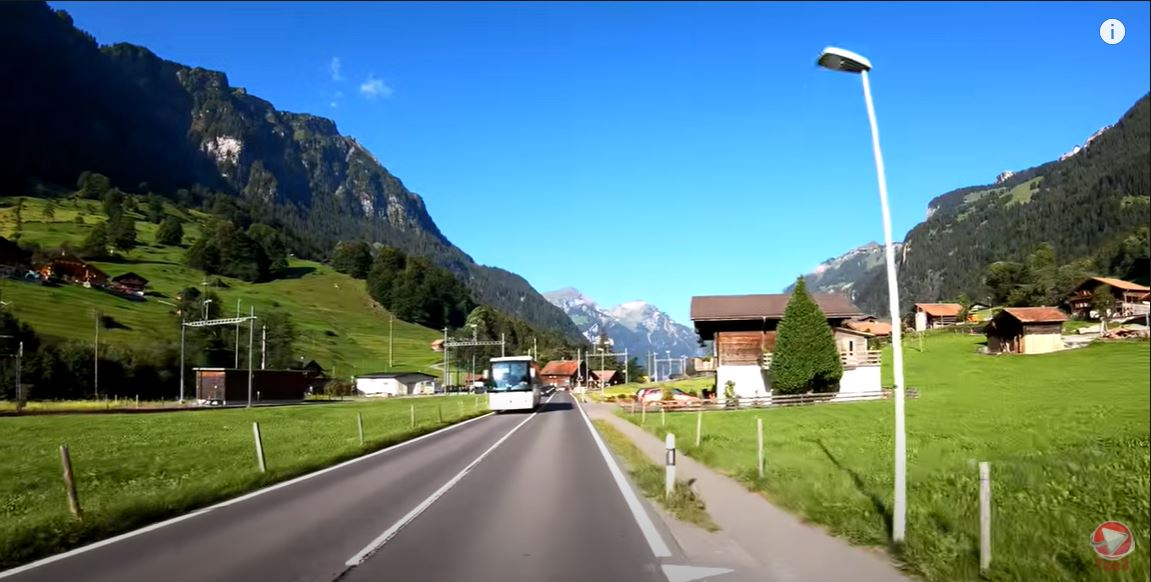
#> input picture Prueba1.JPG, 1151 x 582 px
$ python -i procesa_video.py   (imports and definitions only)   (older library calls are emulated)
#> lines starting #> are read from the running program, lines starting #| are printed output that depends on the picture; after the words box and inside, x2 and y2 are one past the last pixel; in counts of white or black regions, pixels touching at a corner belong together
#> further down, picture is the input picture: shape (582, 1151, 3); mean B, G, R 124.4, 121.9, 89.9
import cv2
import numpy as np


def determinaROI(imagen):
    imagen = imagen[int(imagen.shape[0] / 5):int(imagen.shape[0]) , ::]
    #ELEGIMOS LOS PUNTOSA ADECUADOS PARA LA PERSPECTIVA DE LA IMAGEN
    left_bottom_point = (0,int(4*imagen.shape[0]/5))
#> left_bottom_point = (0, 372)
    right_bottom_point = (imagen.shape[1],int(4*imagen.shape[0]/5))
#> right_bottom_point = (1151, 372)
    left_top_point = (0,2*int(imagen.shape[0] /5))
#> left_top_point = (0, 186)
    right_top_point = (imagen.shape[1],2*int(imagen.shape[0] /5))
#> right_top_point = (1151, 186)
    #AÑADIMOS ADEMAS EL LOS PÍXELES DEL BORDE DE LA IMAGEN
    mid_left_point = (0, 1*int(imagen.shape[0] / 5))
#> mid_left_point = (0, 93)

    points = [left_top_point,left_bottom_point, (0,imagen.shape[0]), (imagen.shape[1],imagen.shape[0]),right_bottom_point, right_top_point]

    #CREAMOS UNA MÁSCARA QUE SELECCIONE EL POLÍGONO ANTERIOR
    mascara = np.zeros((imagen.shape[0], imagen.shape[1]))

    cv2.fillConvexPoly(mascara, np.array([points]), 1)
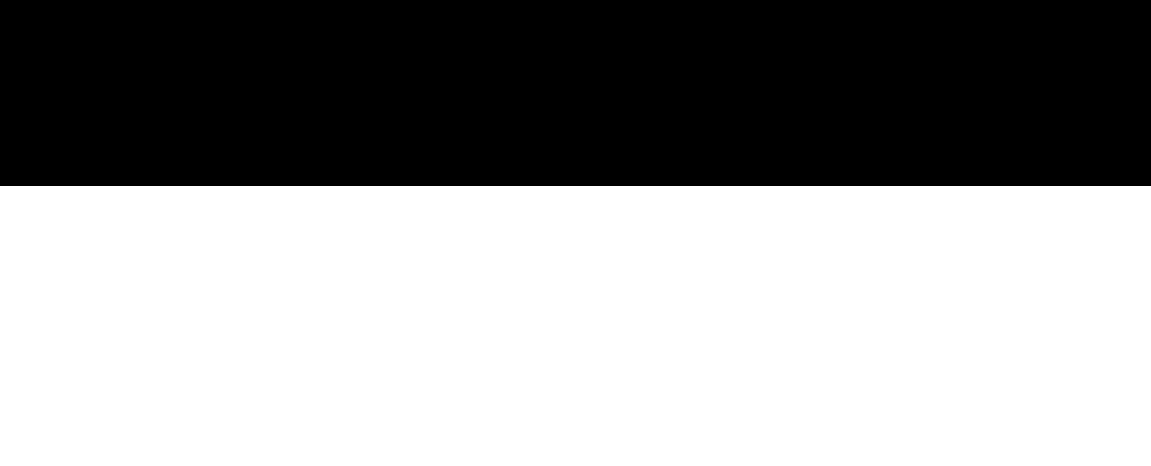
#> mascara: shape (466, 1151) float64; values 0 (black) and 1 (white), 60.1% white; 1 black region, box (x1, y1, x2, y2) and area: (0, 0, 1151, 186) 214086
    mascara = mascara.astype(np.bool)
    resultado = np.zeros_like(imagen)

    resultado[mascara] = imagen[mascara]

    return resultado


def detectaObstaculos(frame1, imagen):
    #CONVERTIMOS LA IMAGEN EN HSV PARA PODER REALIZAR UN MEJOR TRATAMIENTO
    hsv = cv2.cvtColor(frame1, cv2.COLOR_BGR2HSV)
#> hsv: shape (272, 1151, 3); mean H, S, V 36.4, 115.5, 124.2
    h,s,v = cv2.split(hsv)
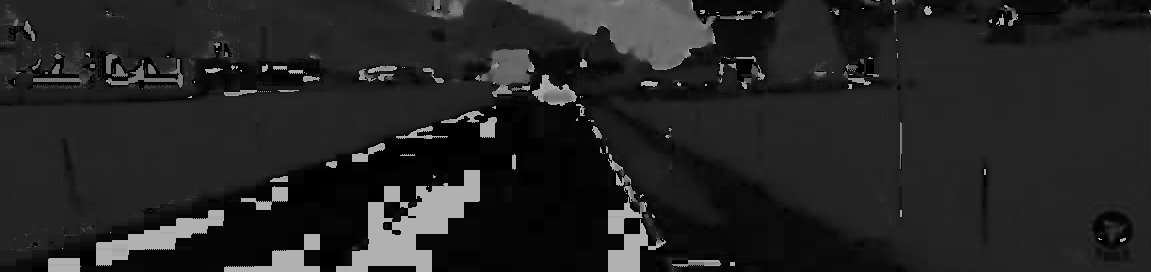
#> h: shape (272, 1151); min 0, max 179, mean 36.4
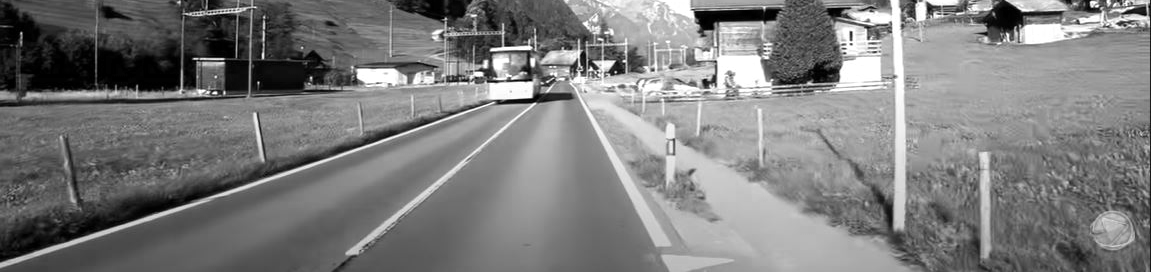
#> v: shape (272, 1151); min 0, max 255, mean 124.2
    blurry = cv2.blur(s, (5,5))
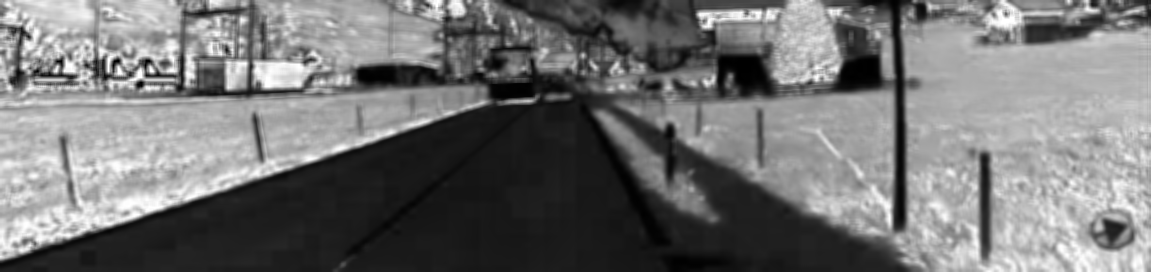
#> blurry: shape (272, 1151); min 0, max 255, mean 115.5

    #BINARIZAMOS CON UN UMBRAL DE 100 QUE ES EL QUE NOS HA DADO MEJOR RESULTADO
    _, binarizado = cv2.threshold(blurry, 100, 255, cv2.THRESH_BINARY)
#> binarizado: shape (272, 1151); 58% white; 79 black regions (50 under 20 px), largest, box (x1, y1, x2, y2) and area: (0, 0, 966, 272) 121048, (139, 0, 333, 98) 3169, (1022, 0, 1151, 44) 2271

    #DILATAMOS LA IMAGEN CON UNA ELIPSE PARA PODER RELLENAR LOS ESPACIOS NEGROS
    kernel = cv2.getStructuringElement(cv2.MORPH_ELLIPSE, (5,5))
    dilatado = cv2.dilate(binarizado, kernel, iterations = 3)
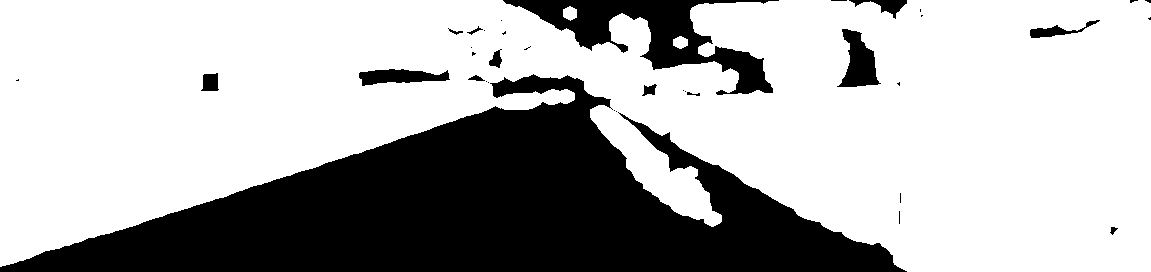
#> dilatado: shape (272, 1151); 70% white; 36 black regions (22 under 20 px), largest, box (x1, y1, x2, y2) and area: (0, 74, 907, 272) 81646, (503, 0, 779, 95) 8369, (837, 29, 881, 87) 1391
    #INVERTIMOS LA MÁSCARA
    dilatado = cv2.bitwise_not(dilatado)
#> dilatado: shape (272, 1151); 30% white; 36 white regions (22 under 20 px)

    #EXTRAEMOS LOS CONTORNOS
    contours, _ = cv2.findContours(dilatado,cv2.RETR_TREE,cv2.CHAIN_APPROX_SIMPLE)
#> contours = 38 contours, 24 with area under 20; largest, box (x1, y1, x2, y2) and area: (0, 74, 907, 272) 80450, (503, 0, 779, 95) 8172, (837, 29, 881, 87) 1300, (359, 69, 450, 86) 890, (1030, 20, 1100, 38) 328
    cv2.drawContours(imagen, contours, -1, (0,255,0), 3)
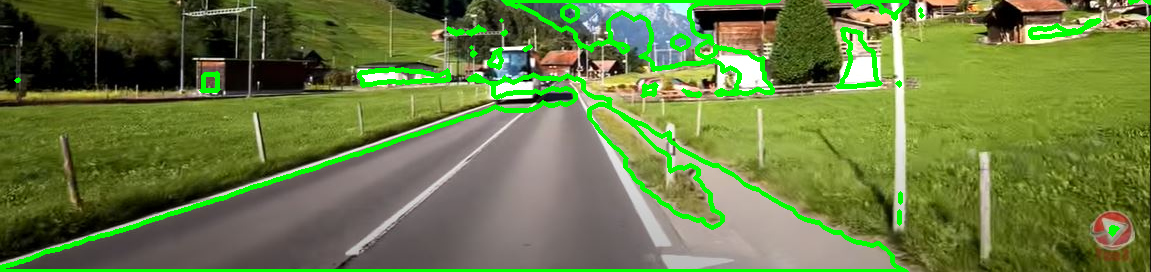
#> imagen: shape (272, 1151, 3); mean B, G, R 67.2, 124.5, 106.2

    return (imagen, binarizado) #DEVOLVEMOS LA IMAGEN TRAS EL PROCESADO Y EL BINARIZADO QUE NOS SERVIRÁ PARA MOSTRARLO EN LA INTERFAZ

#ESTA FUNCIÓN RECIBE UN FRAME DE UN VIDEO, LO PROCESA Y LO DEVUELVE
def procesaFrame(frame):
    frameP = determinaROI(frame)[int(frame.shape[0]/3):frame.shape[0] , ::]
    resultado = detectaObstaculos(frameP, frameP)[0]
    frame[frame.shape[0] - frameP.shape[0] : frame.shape[0], ::] = resultado
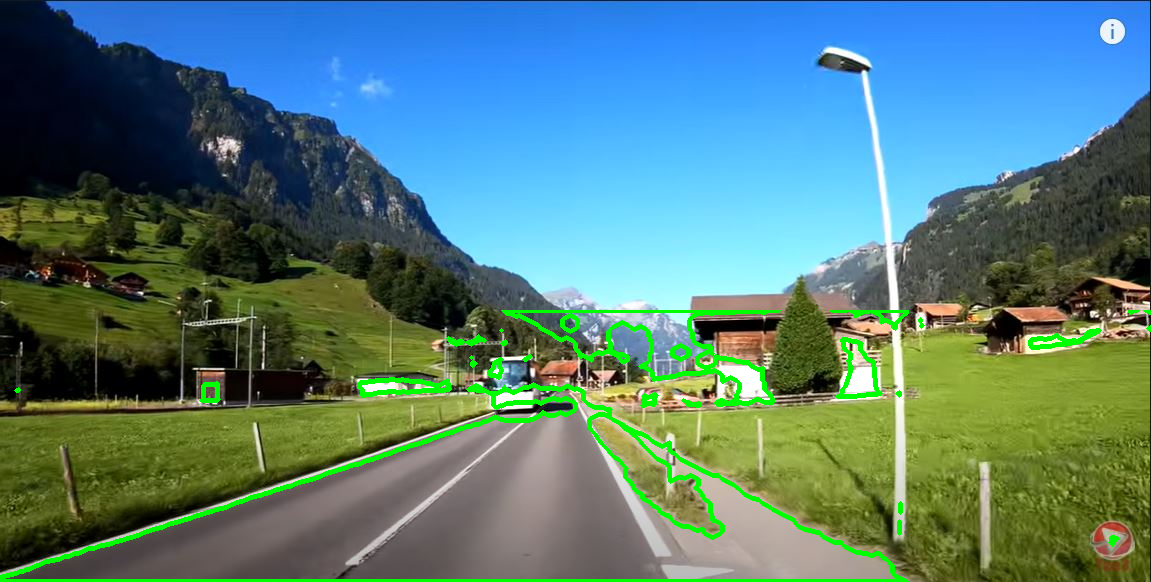
#> frame: shape (582, 1151, 3); mean B, G, R 120.2, 124.8, 85.3
    return frame

>>> import cv2
>>> picture = cv2.imread('Prueba1.JPG')
>>> result = procesaFrame(picture)

$ run again, on Prueba2.JPG
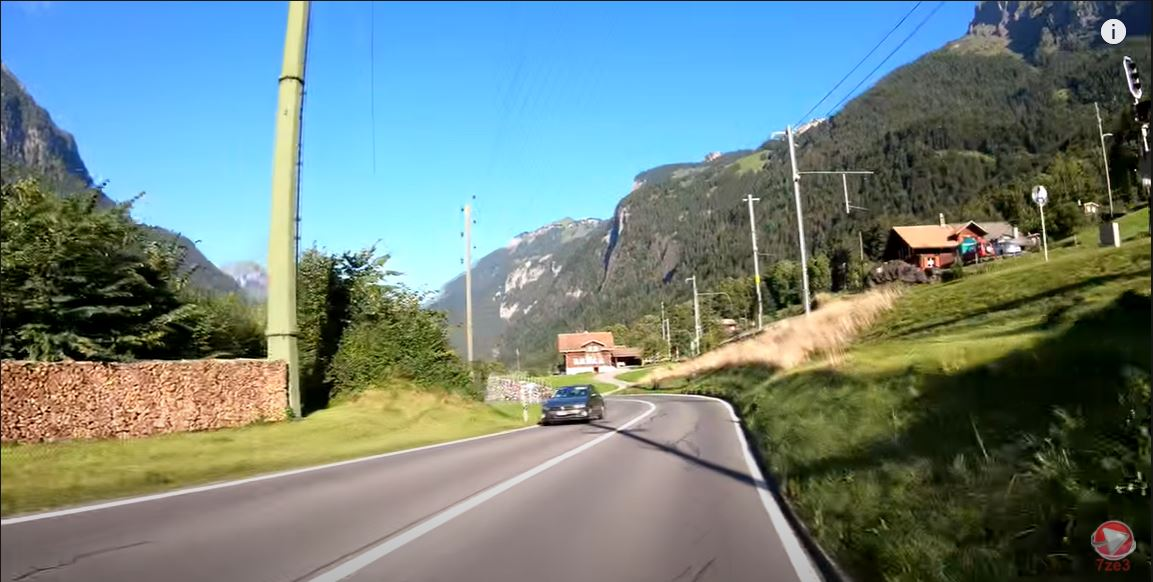
#> input picture Prueba2.JPG, 1153 x 582 px
#> picture is the input picture: shape (582, 1153, 3); mean B, G, R 127.4, 130.9, 111.4
#> mascara: shape (466, 1153) float64; values 0 (black) and 1 (white), 60.1% white; 1 black region, box (x1, y1, x2, y2) and area: (0, 0, 1153, 186) 214458
#> hsv: shape (272, 1153, 3); mean H, S, V 26.7, 106.3, 122.5
#> in detectaObstaculos, `_, binarizado = cv2.threshold(blurry, 100, 255, cv2.THRESH_BINARY)`:
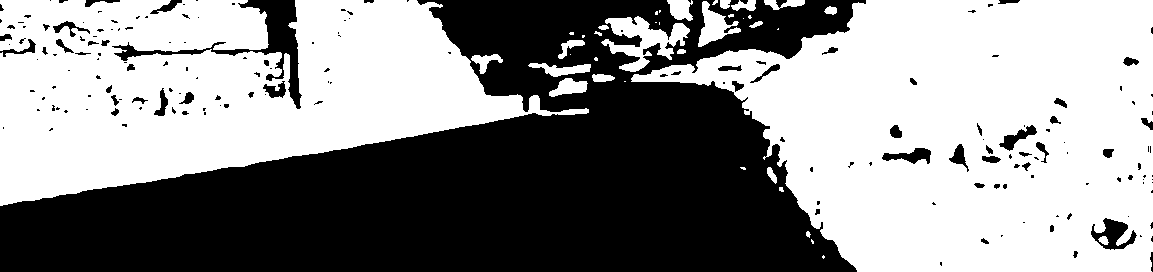
#> binarizado: shape (272, 1153); 56.2% white; 184 black regions (126 under 20 px), largest, box (x1, y1, x2, y2) and area: (0, 0, 866, 272) 128568, (112, 0, 302, 109) 3065, (1091, 218, 1137, 250) 696
#> contours = 17 contours, 7 with area under 20; largest, box (x1, y1, x2, y2) and area: (0, 84, 850, 272) 97970, (441, 0, 661, 92) 8418, (704, 0, 847, 53) 2113, (254, 0, 291, 49) 685, (571, 38, 622, 70) 266
#> in procesaFrame, `frame[frame.shape[0] - frameP.shape[0] : frame.shape[0], ::] = resultado`:
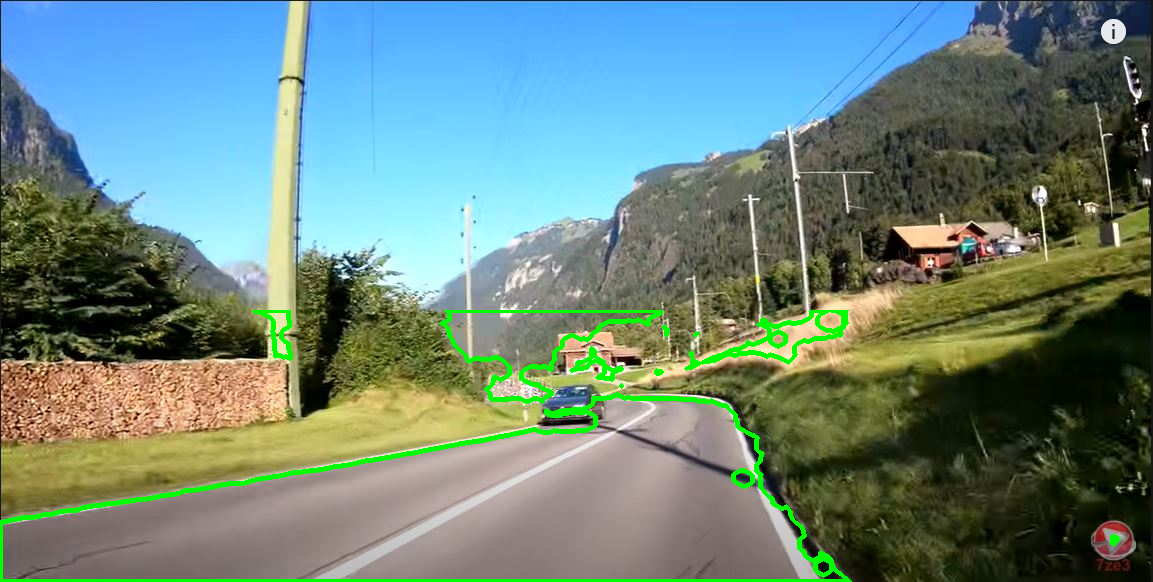
#> frame: shape (582, 1153, 3); mean B, G, R 124.3, 133, 107.6
